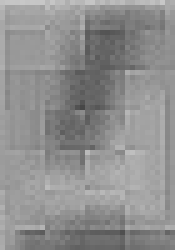
#> input picture Dataset/16/test.jpg, 35 x 50 px (shown 5 times larger)
$ python test1.py
#> lines starting #> are read from the running program, lines starting #| are printed output that depends on the picture
import cv2 as cv
image = cv.imread('test.jpg')
#> image is the input picture: shape (50, 35, 3); min 71, max 200, mean 143.3
gray = cv.cvtColor(image, cv.COLOR_BGR2GRAY)
blurred = cv.GaussianBlur(gray, (3, 3), 0)
sharp = cv.subtract(gray, blurred)
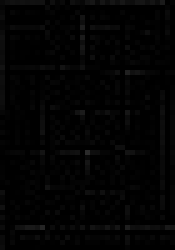
#> sharp: shape (50, 35) (shown 5 times larger); min 0, max 42, mean 3
cv.imshow('lmao', sharp)
cv.waitKey(0)
cv.destroyAllWindows
